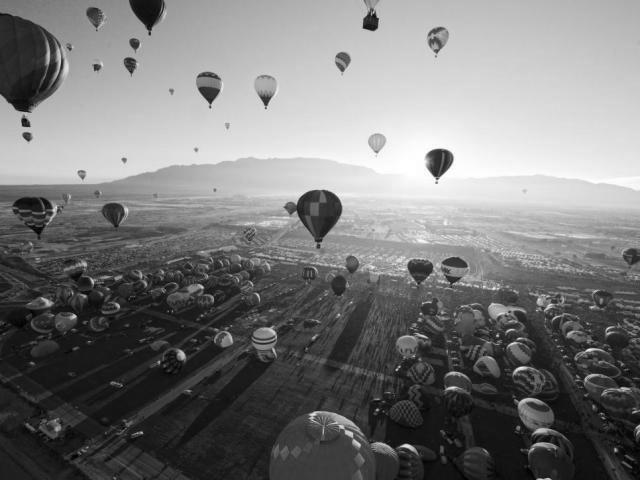
#> input picture ProcImg/gray_baloes2.jpg, 640 x 480 px
$ python filtronegativo.py
#> lines starting #> are read from the running program, lines starting #| are printed output that depends on the picture
from PIL import Image
"""
#Criar imagem
img = Image.new("RGB", (7,7))
pixel_data = img.load()  # create the pixel map

#Definir pixels da imagem
for x in range(img.width):
    for y in range(img.height):
        if(x < y):
            pixel_data[x, y] = (255, 255, 255)  # set pixel color to white
#Salvar a imagem
img.save("negativo.png")
#Mostrar a imagem
img.show()"""

#Abrir imagem
img = Image.open("gray_baloes2.jpg")
#> img is the input picture: PIL image 640x480 RGB; min 0, max 255, mean 122.1

#Carregar a imagem para uma matriz
matriz = img.load()

#Definir largura e altura da imagem
largura = img.width
#> largura = 640
altura = img.height
#> altura = 480

#Definir pixels da imagem
for x in range(largura):
    for y in range(altura):
        r = 255 - matriz[x, y][0]
        g = 255 - matriz[x, y][1]
        b = 255 - matriz[x, y][2]
        matriz[x, y] = (r, g, b)

#Salvar a imagem
img.save("baloesNegativo.png")
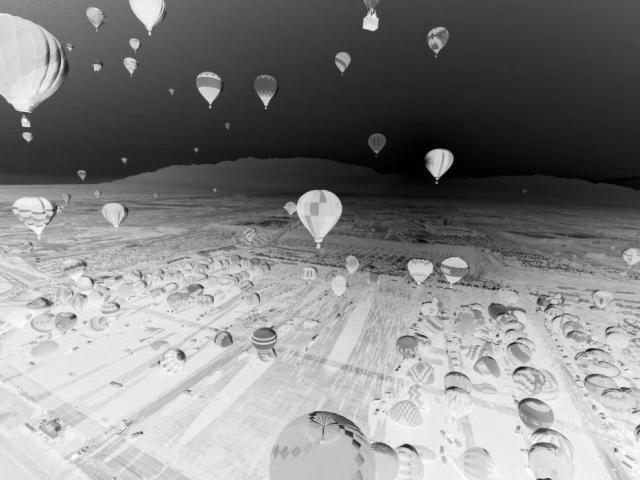
#> saved as baloesNegativo.png: PIL image 640x480 RGB; min 0, max 255, mean 132.9
